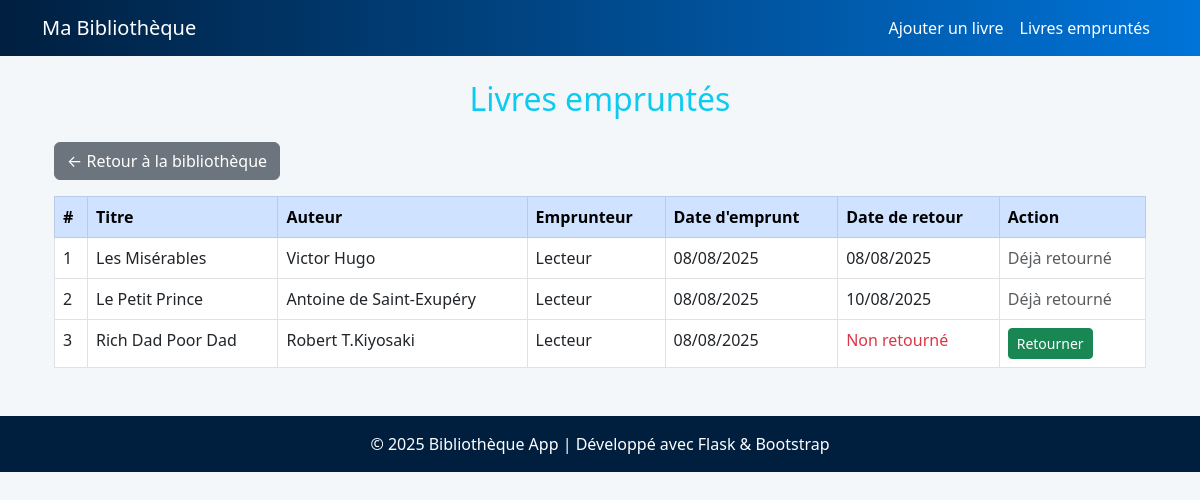
The page /emprunts on the database its author committed.
### models.py (models this page shows)
class Emprunt(db.Model):
    id = db.Column(db.Integer, primary_key=True)
    nom_emprunteur = db.Column(db.String(100))
    livre_id = db.Column(db.Integer, db.ForeignKey('livre.id'))
    date_emprunt = db.Column(db.Date)
    date_retour = db.Column(db.Date, nullable=True)
    livre = db.relationship('Livre', backref='emprunts')

class Livre(db.Model):
    id = db.Column(db.Integer, primary_key=True)
    titre = db.Column(db.String(100))
    auteur = db.Column(db.String(100))
    annee = db.Column(db.Integer)
    categorie = db.Column(db.String(50))
    disponible = db.Column(db.Boolean, default=True)
    image_url = db.Column(db.String(200))

### app.py (the view)
@app.route('/emprunts')
def borrowed_books():
    emprunts = Emprunt.query.all()
    return render_template('borrowed_books.html', emprunts=emprunts)

### Templates/borrowed_books.html
{% extends 'layout.html' %}
{% block content %}
<div class="container mt-4">
    <h2 class="mb-4 text-center text-info">Livres empruntés</h2>
    <a href="{{ url_for('index') }}" class="btn btn-secondary mb-3">← Retour à la bibliothèque</a>
    <div class="table-responsive">
        <table class="table table-bordered table-hover">
            <thead class="table-primary">
                <tr>
                    <th>#</th>
                    <th>Titre</th>
                    <th>Auteur</th>
                    <th>Emprunteur</th>
                    <th>Date d'emprunt</th>
                    <th>Date de retour</th>
                    <th>Action</th>
                </tr>
            </thead>
            <tbody>
                {% for emprunt in emprunts %}
                <tr>
                    <td>{{ loop.index }}</td>
                    <td>{{ emprunt.livre.titre }}</td>
                    <td>{{ emprunt.livre.auteur }}</td>
                    <td>{{ emprunt.nom_emprunteur }}</td>
                    <td>{{ emprunt.date_emprunt.strftime('%d/%m/%Y') }}</td>
                    <td>
                        {% if emprunt.date_retour %}
                            {{ emprunt.date_retour.strftime('%d/%m/%Y') }}
                        {% else %}
                            <span class="text-danger">Non retourné</span>
                        {% endif %}
                    </td>
                    <td>
                        {% if not emprunt.date_retour %}
                        <form method="POST" action="{{ url_for('retour', id=emprunt.id) }}">
                            <button type="submit" class="btn btn-success btn-sm">Retourner</button>
                        </form>
                        {% else %}
                            <span class="text-muted">Déjà retourné</span>
                        {% endif %}
                    </td>
                </tr>
                {% endfor %}
            </tbody>
        </table>
    </div>
</div>
{% endblock %}

### Templates/layout.html (shortened to what this page needs)
<!DOCTYPE html>
<html lang="fr">
<head>
    <link href="https://cdn.jsdelivr.net/npm/bootstrap@5.3.0/dist/css/bootstrap.min.css" rel="stylesheet">
</head>
<body>
    <nav class="navbar navbar-expand-lg">
        <div class="container">
            <a class="navbar-brand" href="{{ url_for('index') }}"> Ma Bibliothèque</a>
            <div class="collapse navbar-collapse">
                <ul class="navbar-nav ms-auto">
                    <li class="nav-item"><a class="nav-link" href="{{ url_for('add_book') }}">Ajouter un livre</a></li>
                    <li class="nav-item"><a class="nav-link" href="{{ url_for('borrowed_books') }}">Livres empruntés</a></li>
                </ul>
            </div>
        </div>
    </nav>
    <div class="container mt-4">
        {% block content %}{% endblock %}
    </div>
    <footer>
        &copy; 2025 Bibliothèque App | Développé avec Flask & Bootstrap
    </footer>
</body>
</html>

### Templates/layout.html (style rules this page uses)
body { background-color: #f4f7fa; color: #333; }
.navbar { background: linear-gradient(to right, #001f3f, #0074D9); }
.navbar-brand, .nav-link { color: #fff !important; }
footer { background-color: #001f3f; color: white; text-align: center; padding: 1rem; margin-top: 2rem; }

### rows shown on the page
Emprunt: livre.titre "Les Misérables", livre.auteur "Victor Hugo", nom_emprunteur "Lecteur", date_emprunt "08/08/2025", date_retour "08/08/2025", shows "Déjà retourné"
Emprunt: livre.titre "Le Petit Prince", livre.auteur "Antoine de Saint-Exupéry", nom_emprunteur "Lecteur", date_emprunt "08/08/2025", date_retour "10/08/2025", shows "Déjà retourné"
Emprunt: livre.titre "Rich Dad Poor Dad", livre.auteur "Robert T.Kiyosaki", nom_emprunteur "Lecteur", date_emprunt "08/08/2025", shows "Non retourné"
